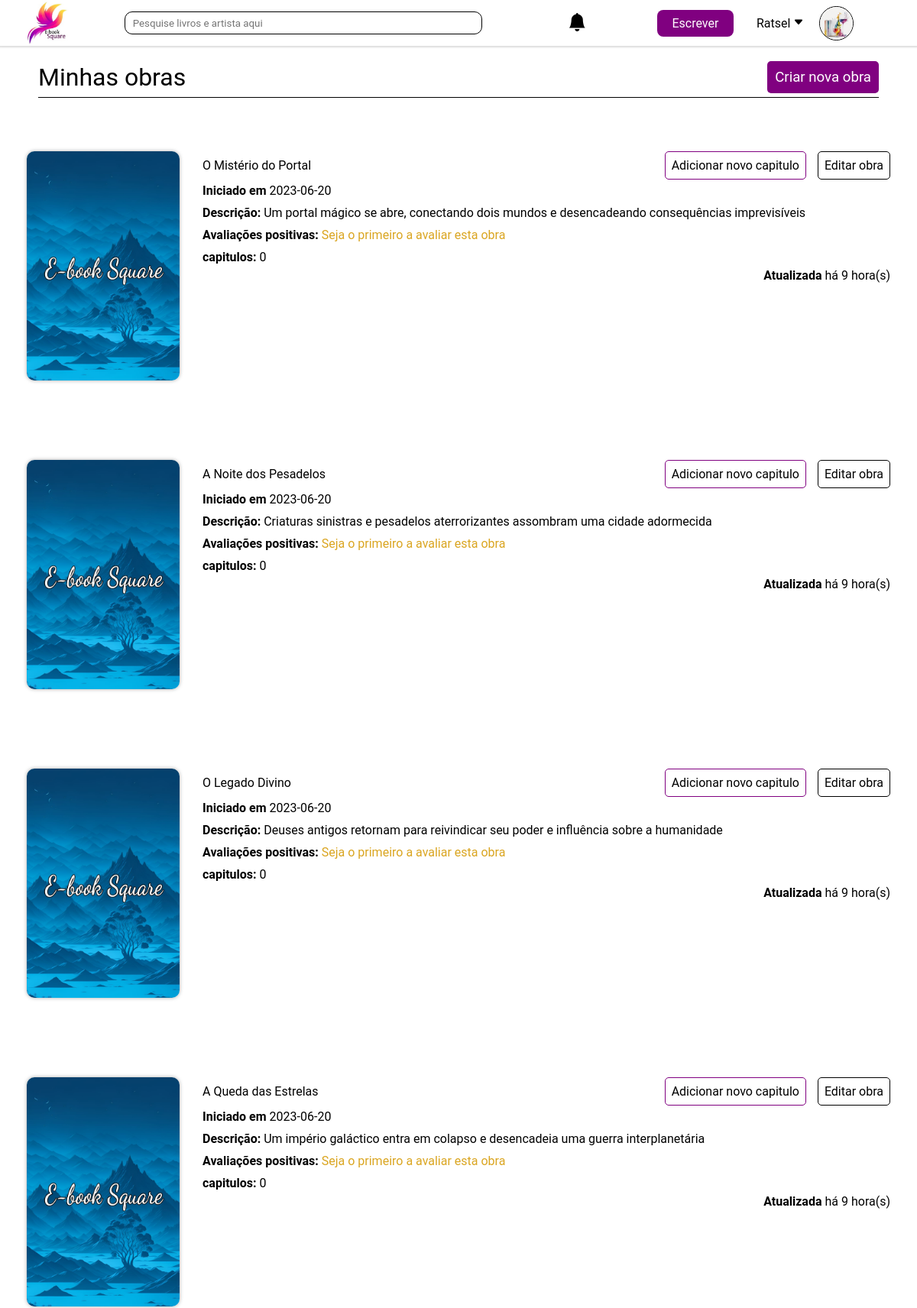
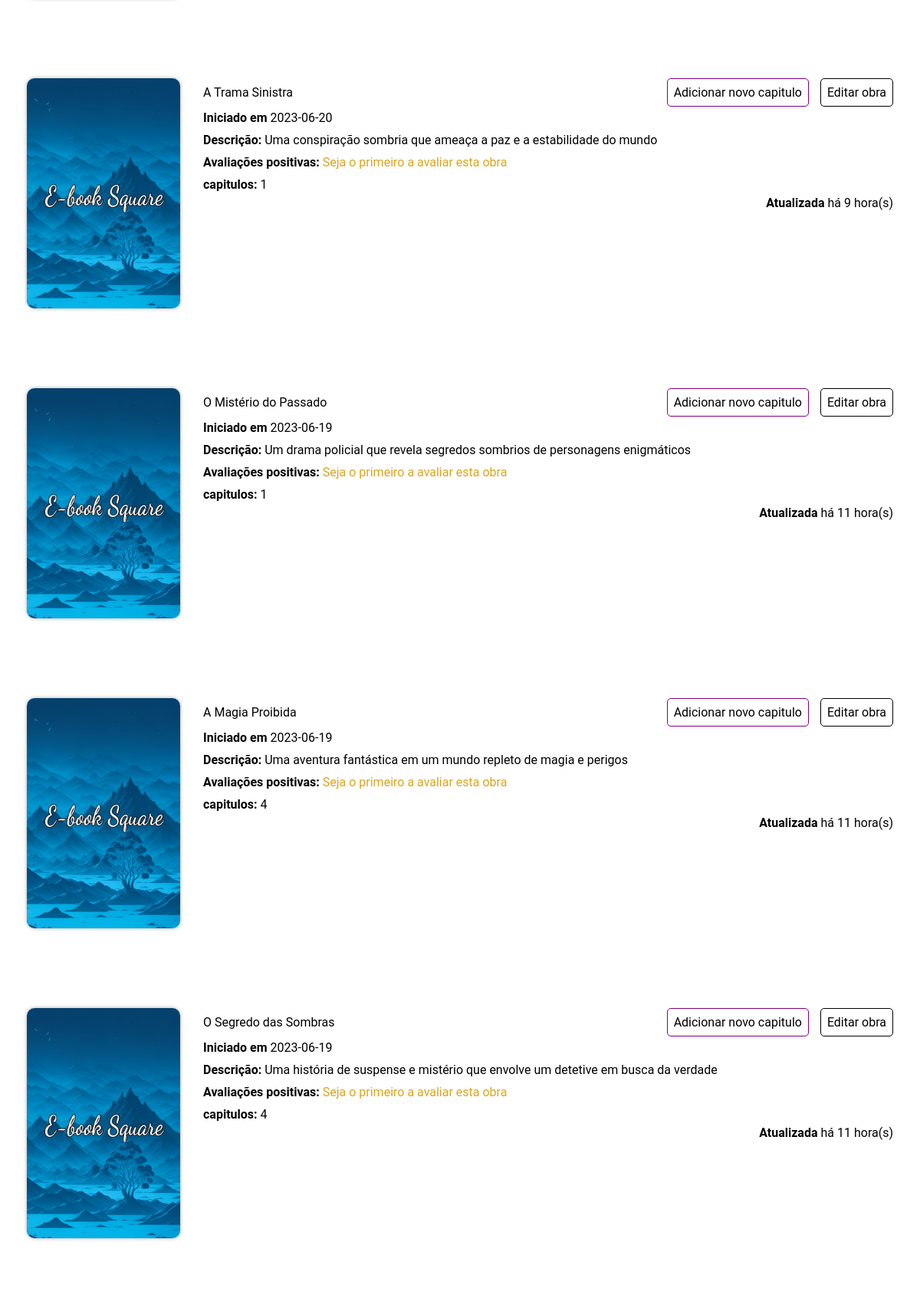
The page /App/View/pages/pre-criacao.php (signed in, upper part) on the database its author committed (2 pictures, top to bottom).
### tables this page shows
CREATE TABLE `usuario` (
  `ID_user` int(11) NOT NULL,
  `nome` varchar(80) NOT NULL,
  `codigo` varchar(20) NOT NULL,
  `email` varchar(50) NOT NULL,
  `foto` varchar(150) NOT NULL,
  `banner` varchar(150) NOT NULL,
  `descricaoUSU` varchar(1500) NOT NULL,
  `chavePix` varchar(300) NOT NULL,
  `status` int(11) NOT NULL DEFAULT 0,
  `senha` varchar(255) NOT NULL,
  `data_cad` date NOT NULL,
  `recuperar_senha` varchar(255) NOT NULL,
  `NOTmsg` tinyint(1) NOT NULL DEFAULT 1,
  `NOTatdp` tinyint(1) NOT NULL DEFAULT 1
);

CREATE TABLE `obra` (
  `ID_obra` int(11) NOT NULL,
  `nome_obra` varchar(105) NOT NULL,
  `user_FK` int(11) NOT NULL,
  `descricao` varchar(1500) NOT NULL,
  `etaria` varchar(30) NOT NULL,
  `created_at` datetime NOT NULL,
  `foto_obra` varchar(255) NOT NULL,
  `updated_at` timestamp NOT NULL DEFAULT current_timestamp() ON UPDATE current_timestamp(),
  `publicado` tinyint(4) NOT NULL DEFAULT 1,
  `Finalizado` tinyint(4) NOT NULL DEFAULT 0
);

### App/Model/verificacao.php (called while the page is built, shortened)
<?php
require_once "_conexao/conexao.php";
require_once 'class-log.php';
if(isset($_SESSION['ID_user']) && !empty($_SESSION['ID_user'])){
    $classLog = new log();
    $Obra_Usuario = $classLog->Obra_Usuario($_SESSION['ID_user']);
    $dados_usuario = $classLog->findUser([" ID_user = ".$_SESSION['ID_user']]);
}

### App/View/pages/pre-criacao.php (the view, shortened to what this page needs)
<?php
include_once '../../Model/verificacao.php';
?>
<!DOCTYPE html>
<html lang="pt-br">
<head>
    <link rel="stylesheet" href="../assets/CSS/header.css">
    <link rel="stylesheet" href="../assets/CSS/footer.css">
    <link rel="stylesheet" href="../assets/CSS/pre-criacao.css">
</head>
<body>
    <main>
        <?php include_once 'header.php'; ?>
        <section class="header_titulo">
            <div class="texto_titulo_header">
                <p class="texto_minhas_ob">Minhas obras</p>
                <a href="criar-obra.php"><button class="criar_nova_obra">Criar nova obra</button></a>
            </div>
            <div class="listra"> </div>
        </section>
        <section class="container_obra">
        <?php
            if(! empty($Obra_Usuario)){
                foreach($Obra_Usuario as $value){
                $porcAvaliativa = $classLog->ratingPorcent($value['ID_obra']);
                $capitulo_Count = $classLog->Count('ID_capitulo', 'capitulo', ["obra_FK =".$value['ID_obra']]);
            ?>
                <div class="mesma_linha" style="margin: 50px 0;">
                <a href="capa_da_obra.php?obra=<?=$value['ID_obra'];?>">
                    <img class="imagem_obra" src="
                    <?=$classLog->getObraImg($value['foto_obra']);?>
                    " alt="">
                </a>
                    <div class="info_obra">
                        <div class="titulo_editar_3pontos">
                            <p class="titulo_obra"><?=$value['nome_obra'];?></p>
                            <div class="opcoes_canto">
                                <a href="escrever-obra.php?obra=<?=$value['ID_obra']?>" class="add_cap">Adicionar novo capitulo</a>
                                <a href="criar-obra.php?obra=<?=$value['ID_obra'];?>" class="editar">Editar obra</a>
                            </div>
                        </div>
                        <p class="p_info"><span class="negrito">Iniciado em </span><span name="" id=""><?=$classLog->formatarData($value['created_at']);?></span></p>
                        <p class="p_info" style="width: 900px; word-break: break-all;"><span class="negrito">Descrição: </span><?=$value['descricao'];?></p>
                        <p class="p_info"><span class="negrito">Avaliações positivas: </span><span><?= $porcAvaliativa;?></span></p>
                        <p class="p_info"><span class="negrito">capitulos:</span><span name="" id=""> <?=$capitulo_Count;?></span></p>   <p class="atualizado"><span class="negrito">Atualizada</span>
                        <span name="" id="">
                        <?=$classLog->getTempoPassados($value['updated_at']);?>
                        </span></p>
                    </div>
                </div>
            <?php }} else{?>
                <p class="nao_tem_obras"> <?php echo "Você não possui nenhuma obra";?> </p>
                <?php } ?>
        </section>
    </main>
</body>
</html>

### App/View/pages/header.php (shortened to what this page needs)
<link rel="stylesheet" href="https://cdn.jsdelivr.net/npm/bootstrap-icons@1.10.4/font/bootstrap-icons.css">
<header id="header">
        <div class="container-header">
            <div class="img-logo-header">
                <a href="feed.php"><img src="../assets/IMAGENS/logo.jpg" alt="" class="logo-header"></a>
            </div>
            <ul class="dropdown">
            <li  class="pesquisa_li" style="margin-left:-20px ; ">
                <input  on="pesquisa_selecionada()" id="pesquisa" class="pesquisa" type="search" placeholder="Pesquise livros e artista aqui">
            </li>
            <?php if(isset($_SESSION['ID_user']) && !empty($_SESSION['ID_user'])){ ?>
<li class="notificacoes">
    <i class="bi bi-bell-fill" onclick="abrir_notificacao()" id="iconNot"></i>
</li>
<?php }?>
            <li class="block-right">
                <a href="pre-criacao.php">
                    <div class="type-new-history">
                        Escrever
                    </div>
                </a>
                <?php
                    if (isset($_SESSION['ID_user'])):
                        ?>
                        <div class="icone-user">
                            <p onclick="clique_perfil()" for="dropdown_perfil" id="nome" name="nome" class="nome_user">
                                <?= $dados_usuario['nome']; ?>
                            <svg id="dropdown_perfil_girar" xmlns="http://www.w3.org/2000/svg" width="14" height="14"
                                fill="currentColor" class="bi bi-caret-down-fill" viewBox="0 0 16 16">
                                <path
                                    d="M7.247 11.14 2.451 5.658C1.885 5.013 2.345 4 3.204 4h9.592a1 1 0 0 1 .753 1.659l-4.796 5.48a1 1 0 0 1-1.506 0z" />
                            </svg></p></p>
                            <div class="avatar-header">
                                <a href="Perfil.php?user=<?=$dados_usuario['ID_user']?>">
                                    <img class="editar_img" src="
                                            <?php if (isset($dados_usuario['foto']) && !empty($dados_usuario['foto'])) { ?>
                                    ../assets/IMAGEM_USUARIO/<?= $dados_usuario['foto'] ?>
                                            <?php } else { ?>
                                    ../assets/IMAGENS/blank.jpg
                                            <?php } ?>
                                " alt="Foto de perfil" name="perfil" id="perfil-header">
                                </a>
                            </div>
                        </div>
                <?php
                endif;
                ?>
            </li>
        </ul>
        </div>
</header>

### App/Model/class-log.php (shortened to what this page needs)
<?php
class log
{
    public function formatarData($dataHora) {
        $dataFormatada = date('Y-m-d', strtotime($dataHora));
        return $dataFormatada;
    }
    public function findUser($refeDado)
    {
        $dados_usuario = $this->find(['*'], 'usuario', [" WHERE " . $refeDado[0]]);
        return $dados_usuario;
    }
    public function Obra_Usuario($id_user, array $obrasExcluir = [])
    {
        global $pdo;
        $Obra_Usuario = array();
        if (!empty($obrasExcluir))
            $obrasExcluir = implode(', ', $obrasExcluir);
        else
            $obrasExcluir = '';
        $ComandoSQL = "SELECT ID_obra, nome_obra, user_FK, descricao, etaria, created_at, updated_at, foto_obra, Finalizado FROM obra WHERE obra.user_FK = :u AND ID_obra NOT IN (:obras) ORDER BY ID_obra DESC;";
        $conn = $pdo->prepare($ComandoSQL);
        $conn->bindValue(":u", $id_user);
        $conn->bindValue(":obras", $obrasExcluir);
        $conn->execute();
        if ($conn->rowCount() > 0) {
            $Obra_Usuario = $conn->fetchAll(PDO::FETCH_ASSOC);
        }
        return $Obra_Usuario;
    }
    public function ratingPorcent($obraFK)
    {
        $capID = $this->findAll(['ID_capitulo'], 'capitulo', [" WHERE obra_FK = $obraFK"]);
        $likesAll = array();
        $dislikesAll = array();
        foreach ($capID as $value) {
            $like =
                $this->Count("ID_like", "likes", [" tipo = 3 AND feedback = 1 AND ID_tipo = " . $value['ID_capitulo']]);
            array_push($likesAll, $like);
            $dislike =
                $this->Count("ID_like", "likes", [" tipo = 3 AND feedback = 0 AND ID_tipo = " . $value['ID_capitulo']]);
            array_push($dislikesAll, $dislike);
        }
        $dislikesAll_sum = array_sum($dislikesAll);
        $likesAll_sum = array_sum($likesAll);
        $feedback_sum = $dislikesAll_sum + $likesAll_sum;
        if ($feedback_sum > 0) {
            $feedback_porcent = ($likesAll_sum * 100) / $feedback_sum;
            $feedback = "<span><span style='color: goldenrod;'>$feedback_porcent%</span> positivas  ($feedback_sum)</span>";
        } else {
            $feedback = "<span><span style='color: goldenrod;'>Seja o primeiro a avaliar esta obra</span></span>";
        }
        return $feedback;
    }
    public function Count($contDado, $tabela, $refDado)
    {
        global $pdo;
        $ComandoSQL = "SELECT COUNT($contDado) FROM $tabela WHERE $refDado[0]";
        $conn = $pdo->query($ComandoSQL);
        if ($conn->execute()) {
            $dado = $conn->fetchAll(PDO::FETCH_ASSOC);
            return $dado[0]["COUNT($contDado)"];
        }
    }
    public function find($findDado, $tabela, $conditionRefDado)
    {
        global $pdo;
        $ComandoSQL = "SELECT $findDado[0] FROM $tabela $conditionRefDado[0]";
        $conn = $pdo->query($ComandoSQL);
        if ($conn->execute()) {
            if ($conn->rowCount() > 0) {
                $dados = $conn->fetch(PDO::FETCH_ASSOC);
                return $dados;
            }
        }
    }
    public function findAll($findDado, $tabela, $conditionRefDado)
    {
        global $pdo;
        $ComandoSQL = "SELECT $findDado[0] FROM $tabela $conditionRefDado[0]";
        $conn = $pdo->query($ComandoSQL);
        if ($conn->execute()) {
            $dados = $conn->fetchAll(PDO::FETCH_ASSOC);
            return $dados;
        }
    }
    public function getTempoPassados($created_at)
    {
        $dateTimeNow = date('Y-m-d H:i:s');
        $date1 = strtotime($created_at);
        $date2 = strtotime($dateTimeNow);
        $diff = abs($date2 - $date1);
        $years = floor($diff / (365 * 60 * 60 * 24));
        $months = floor(($diff - $years * 365 * 60 * 60 * 24)
            / (30 * 60 * 60 * 24));
        $days = floor(($diff - $years * 365 * 60 * 60 * 24 -
            $months * 30 * 60 * 60 * 24) / (60 * 60 * 24));
        $hours = floor(($diff - $years * 365 * 60 * 60 * 24
            - $months * 30 * 60 * 60 * 24 - $days * 60 * 60 * 24)
            / (60 * 60));
        $minutes = floor(($diff - $years * 365 * 60 * 60 * 24
            - $months * 30 * 60 * 60 * 24 - $days * 60 * 60 * 24
            - $hours * 60 * 60) / 60);
        if ($hours > 0) {
            return ("há $hours hora(s)");
        }
    }
    function getObraImg($img)
    {
        $imgObra = "../assets/IMAGENS/default5.jpeg";;
        return $imgObra;
    }
}

### App/View/assets/CSS/header.css (style rules this page uses)
* { padding: 0; margin: 0; box-sizing: border-box; font-family: 'Roboto', sans-serif; text-decoration: none !important; color: black; }
body { overflow-x: hidden; }
.nome_user { margin-bottom: 0rem !important; }
header { z-index: 5; max-height: 60px; background-color: rgb(255, 255, 255); box-shadow: 0px 0px 2px 2px #1f1e1e27; }
.container-header { height: 60px; display: flex; justify-content: space-around; }
.logo-header { width: 70px; }
.icone-user { display: flex !important; align-items: center !important; gap: 10px; position: relative; cursor: pointer; }
#nome { position: relative; }
.block-right { display: flex; align-items: center; position: relative; gap: 30px; margin-left: -20px; }
.avatar-header { border-radius: 100%; height: 45px; width: 45px; display: flex; align-items: center; justify-content: center; }
.avatar-header img { border: 1px solid black; user-select: none; border-radius: 100%; margin-top: 5px; height: 45px; width: 45px; filter: brightness(1); }
.img-logo-header { margin-left: 30px; }
.type-new-history { width: 100px; height: 35px; display: flex; justify-content: center; align-items: center; background-color: var(--roxa); color: white !important; border-radius: 8px; cursor: pointer; }
.editar_img { object-fit: cover; }
.container-header .dropdown li { color: black; list-style: none; }
.container-header .dropdown { height: 100%; width: 100vw; display: flex; gap: 30px; justify-content: space-evenly; align-items: center !important; }
.pesquisa { border: 1px solid black; padding: 5px; padding-left: 10px; width: 39vw; height: 30px; border-radius: 10px; }
svg { transition: 0.5s; }
.pesquisa_li { position: relative; }
.notificacoes { position: relative; }
.notificacoes .bi-bell-fill { font-size: 18pt; color: rgb(0, 0, 0); cursor: pointer; }
.info_obra { margin-left: 10px; }
ol, ul { padding-left: 0 !important; }
img, svg { vertical-align: baseline !important; }

### App/View/assets/CSS/pre-criacao.css (style rules this page uses)
* { padding: 0; margin: 0; box-sizing: border-box; font-family: 'Roboto', sans-serif; text-decoration: none; color: black; }
body { width: 100vw; height: 100vh; }
.header_titulo { margin: 20px 50px; }
.texto_titulo_header { display: flex; align-items: center; justify-content: space-between; margin-bottom: 5px; }
.listra { background-color: black; height: 1px; width: 100%; }
.texto_minhas_ob { font-size: 24pt; }
.criar_nova_obra { cursor: pointer; color: white; background-color: var(--roxa); border: none; border-radius: 5px; padding: 10px; font-size: 14pt; }
.info_obra { width: 100%; }
.container_obra { display: flex; align-items: center; flex-direction: column; margin: 0 80px 160px 80px; border-bottom: 1px solid black; }
.mesma_linha { display: flex; }
.titulo_editar_3pontos { display: flex; justify-content: space-between; align-items: center; }
.opcoes_canto { display: flex; gap: 15px; align-items: center; }
.imagem_obra { object-fit: cover; user-select: none; margin-right: 20px; width: 200px; height: 300px; box-shadow:0px 0px 5px rgba(0, 0, 0, 0.338); border-radius: 10px; }
.add_cap { background-color: white; padding: 8px; font-size: 12pt; border: 1px solid var(--roxa); border-radius: 5px; }
.editar { background-color: white; padding: 8px; font-size: 12pt; border: 1px solid #000000; border-radius: 5px; }
.negrito { font-weight: 600; }
.p_info { padding: 5px 0; }
.atualizado { float: right; }
main { min-height: 100%; padding-bottom: 200px; }

### App/View/assets/CSS/config.css (style rules this page uses)
:root { --roxa: #800080; --roxa-hover: #690069; --roxa-op: #80008091; }

### rows shown on the page
usuario: nome "Ratsel"
obra: created_at "2023-06-20", descricao "Um portal mágico se abre, conectando dois mundos e desencadeando consequências imprevisíveis", capitulo_Count "0", updated_at "há 9 hora(s)"
obra: created_at "2023-06-20", descricao "Criaturas sinistras e pesadelos aterrorizantes assombram uma cidade adormecida", capitulo_Count "0", updated_at "há 9 hora(s)"
obra: created_at "2023-06-20", descricao "Deuses antigos retornam para reivindicar seu poder e influência sobre a humanidade", capitulo_Count "0", updated_at "há 9 hora(s)"
obra: created_at "2023-06-20", descricao "Um império galáctico entra em colapso e desencadeia uma guerra interplanetária", capitulo_Count "0", updated_at "há 9 hora(s)"
obra: created_at "2023-06-20", descricao "Uma conspiração sombria que ameaça a paz e a estabilidade do mundo", capitulo_Count "1", updated_at "há 9 hora(s)"
obra: created_at "2023-06-19", descricao "Um drama policial que revela segredos sombrios de personagens enigmáticos", capitulo_Count "1", updated_at "há 11 hora(s)"
obra: created_at "2023-06-19", descricao "Uma aventura fantástica em um mundo repleto de magia e perigos", capitulo_Count "4", updated_at "há 11 hora(s)"
obra: created_at "2023-06-19", descricao "Uma história de suspense e mistério que envolve um detetive em busca da verdade", capitulo_Count "4", updated_at "há 11 hora(s)"
